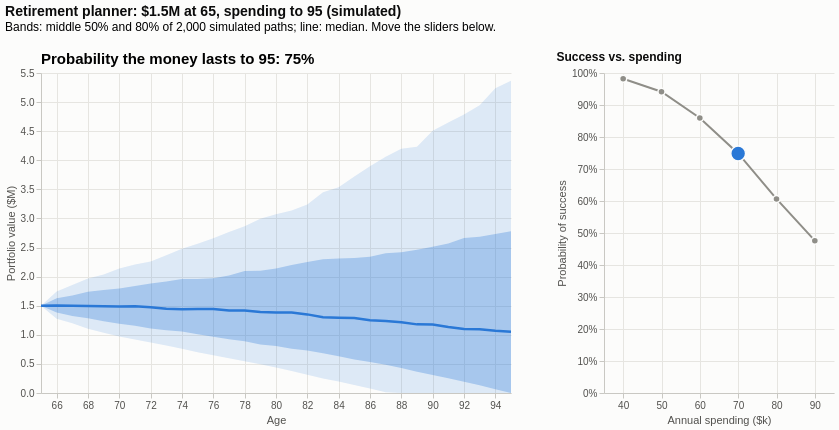

Notebook code cell kept with this figure:
### Markdown cell above
### Plot

### Code cell
alt.data_transformers.disable_max_rows()
ret = alt.param(name="ret", value=5, bind=alt.binding_range(min=2, max=8, step=1, name="Expected return (%/yr) "))
vol = alt.param(name="vol", value=12, bind=alt.binding_range(min=6, max=18, step=3, name="Volatility (%/yr) "))
spend = alt.param(name="spend", value=70, bind=alt.binding_range(min=40, max=90, step=10, name="Spending ($k/yr) "))
chosen = "datum.ret == ret && datum.vol == vol && datum.spend == spend"
same_market = "datum.ret == ret && datum.vol == vol"

x = alt.X("age:Q", title="Age", scale=alt.Scale(domain=[65, 95]))
band = alt.Chart(fan).transform_filter(chosen)
fan_chart = alt.layer(
    band.mark_area(color=PALETTE[0], opacity=0.15).encode(x=x, y=alt.Y("p10:Q", title="Portfolio value ($M)"), y2="p90"),
    band.mark_area(color=PALETTE[0], opacity=0.3).encode(x=x, y="p25:Q", y2="p75"),
    band.mark_line(color=PALETTE[0], strokeWidth=2.5).encode(
        x=x, y="p50:Q", tooltip=["age:Q", alt.Tooltip("p50:Q", title="Median ($M)", format=".2f")]),
    alt.Chart(success).transform_filter(chosen)
    .transform_calculate(label="'Probability the money lasts to 95: ' + format(datum.success, '.0%')")
    .mark_text(align="left", fontSize=15, fontWeight="bold").encode(x=alt.value(0), y=alt.value(-14), text="label:N"),
).properties(width=470, height=320)

line = alt.Chart(success).transform_filter(same_market).encode(
    x=alt.X("spend:Q", title="Annual spending ($k)", scale=alt.Scale(domain=[35, 95])),
    y=alt.Y("success:Q", title="Probability of success", axis=alt.Axis(format="%"), scale=alt.Scale(domain=[0, 1])))
success_chart = alt.layer(
    line.mark_line(color="#8f8e88"),
    line.mark_point(filled=True, opacity=1, stroke="#fcfcfb", strokeWidth=1.5).encode(
        size=alt.condition("datum.spend == spend", alt.value(220), alt.value(50)),
        color=alt.condition("datum.spend == spend", alt.value(PALETTE[0]), alt.value("#8f8e88")),
        tooltip=["spend:Q", alt.Tooltip("success:Q", format=".0%")]),
).properties(width=230, height=320, title=alt.Title("Success vs. spending", fontSize=12))

chart = (
    alt.hconcat(fan_chart, success_chart, spacing=40)
    .add_params(ret, vol, spend)
    .properties(title=alt.Title("Retirement planner: $1.5M at 65, spending to 95 (simulated)", subtitle=[
        "Bands: middle 50% and 80% of 2,000 simulated paths; line: median. Move the sliders below.", " "]))
)
chart

### Figure 1 — Vega-Lite specification as saved in the notebook (floating-point values rounded to 4 significant figures; data arrays with more than 128 entries replaced by an {"elided": "..."} marker saying what was removed)
{"config": {"background": "#fcfcfb", "view": {"stroke": null}, "range": {"category": ["#2a78d6", "#eb6834", "#1baf7a", "#eda100", "#e87ba4", "#008300", "#6250d6", "#e34948"]}, "font": "Helvetica, Arial, sans-serif", "title": {"anchor": "start", "fontSize": 14, "color": "#0b0b0b"}, "axis": {"gridColor": "#e6e5e1", "domainColor": "#c9c8c3", "tickColor": "#c9c8c3", "labelColor": "#52514e", "titleColor": "#52514e", "titleFontWeight": "normal"}, "legend": {"labelColor": "#52514e", "titleColor": "#52514e"}}, "hconcat": [{"layer": [{"data": {"name": "data-29c1946e7edc114afb44efd6cccbb2d3"}, "mark": {"type": "area", "color": "#2a78d6", "opacity": 0.15}, "encoding": {"x": {"field": "age", "scale": {"domain": [65, 95]}, "title": "Age", "type": "quantitative"}, "y": {"field": "p10", "title": "Portfolio value ($M)", "type": "quantitative"}, "y2": {"field": "p90"}}, "transform": [{"filter": "datum.ret == ret && datum.vol == vol && datum.spend == spend"}]}, {"data": {"name": "data-29c1946e7edc114afb44efd6cccbb2d3"}, "mark": {"type": "area", "color": "#2a78d6", "opacity": 0.3}, "encoding": {"x": {"field": "age", "scale": {"domain": [65, 95]}, "title": "Age", "type": "quantitative"}, "y": {"field": "p25", "type": "quantitative"}, "y2": {"field": "p75"}}, "transform": [{"filter": "datum.ret == ret && datum.vol == vol && datum.spend == spend"}]}, {"data": {"name": "data-29c1946e7edc114afb44efd6cccbb2d3"}, "mark": {"type": "line", "color": "#2a78d6", "strokeWidth": 2.5}, "encoding": {"tooltip": [{"field": "age", "type": "quantitative"}, {"field": "p50", "format": ".2f", "title": "Median ($M)", "type": "quantitative"}], "x": {"field": "age", "scale": {"domain": [65, 95]}, "title": "Age", "type": "quantitative"}, "y": {"field": "p50", "type": "quantitative"}}, "transform": [{"filter": "datum.ret == ret && datum.vol == vol && datum.spend == spend"}]}, {"data": {"name": "data-4f82a7b88f997f7139c81218442f9155"}, "mark": {"type": "text", "align": "left", "fontSize": 15, "fontWeight": "bold"}, "encoding": {"text": {"field": "label", "type": "nominal"}, "x": {"value": 0}, "y": {"value": -14}}, "transform": [{"filter": "datum.ret == ret && datum.vol == vol && datum.spend == spend"}, {"calculate": "'Probability the money lasts to 95: ' + format(datum.success, '.0%')", "as": "label"}]}], "height": 320, "width": 470}, {"layer": [{"mark": {"type": "line", "color": "#8f8e88"}, "encoding": {"x": {"field": "spend", "scale": {"domain": [35, 95]}, "title": "Annual spending ($k)", "type": "quantitative"}, "y": {"axis": {"format": "%"}, "field": "success", "scale": {"domain": [0, 1]}, "title": "Probability of success", "type": "quantitative"}}, "transform": [{"filter": "datum.ret == ret && datum.vol == vol"}]}, {"mark": {"type": "point", "filled": true, "opacity": 1, "stroke": "#fcfcfb", "strokeWidth": 1.5}, "encoding": {"color": {"condition": {"test": "datum.spend == spend", "value": "#2a78d6"}, "value": "#8f8e88"}, "size": {"condition": {"test": "datum.spend == spend", "value": 220}, "value": 50}, "tooltip": [{"field": "spend", "type": "quantitative"}, {"field": "success", "format": ".0%", "type": "quantitative"}], "x": {"field": "spend", "scale": {"domain": [35, 95]}, "title": "Annual spending ($k)", "type": "quantitative"}, "y": {"axis": {"format": "%"}, "field": "success", "scale": {"domain": [0, 1]}, "title": "Probability of success", "type": "quantitative"}}, "transform": [{"filter": "datum.ret == ret && datum.vol == vol"}]}], "data": {"name": "data-4f82a7b88f997f7139c81218442f9155"}, "height": 320, "title": {"text": "Success vs. spending", "fontSize": 12}, "width": 230}], "params": [{"name": "ret", "bind": {"input": "range", "max": 8, "min": 2, "name": "Expected return (%/yr) ", "step": 1}, "value": 5}, {"name": "vol", "bind": {"input": "range", "max": 18, "min": 6, "name": "Volatility (%/yr) ", "step": 3}, "value": 12}, {"name": "spend", "bind": {"input": "range", "max": 90, "min": 40, "name": "Spending ($k/yr) ", "step": 10}, "value": 70}], "spacing": 40, "title": {"text": "Retirement planner: $1.5M at 65, spending to 95 (simulated)", "subtitle": ["Bands: middle 50% and 80% of 2,000 simulated paths; line: median. Move the sliders below.", " "]}, "$schema": "https://vega.github.io/schema/vega-lite/v6.4.1.json", "datasets": {"data-29c1946e7edc114afb44efd6cccbb2d3": {"elided": "6510 records"}, "data-4f82a7b88f997f7139c81218442f9155": {"elided": "210 records"}}}
